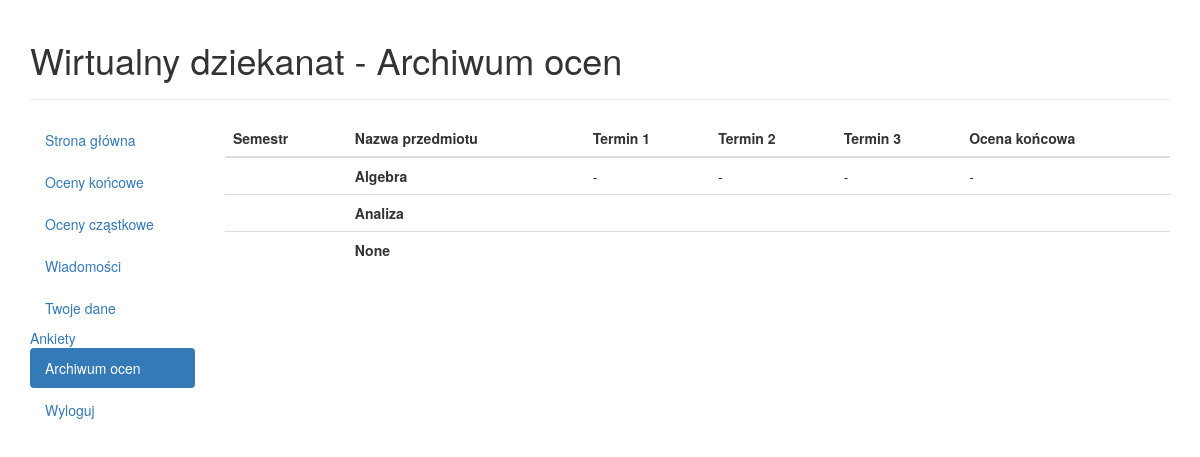
The app's page /student/6 (signed in) with its own data.
### database/models.py (models this page shows, shortened)
class SubjectsStudents(models.Model):
    TERM_CHOICES = (
        (1, '1'),
        (2, '2'),
        (3, '3'),
        (4, '4'),
        (5, '5'),
        (6, '6'),
        (7, '7'),
        (8, '8'),
        (9, '9'),
        (10, '10')
    )
    student_id = models.ForeignKey(Student,blank=True,null=True)
    subject_id = models.ForeignKey(Subject,blank=True,null=True)
    final_grade_id = models.OneToOneField(FinalGrade,blank=True,null=True)
    term_number = models.IntegerField(choices=TERM_CHOICES,default='1',blank=True,null=True)

class Subject(models.Model):
    teacher_id = models.ForeignKey(Teacher)
    name = models.CharField(max_length=20)
    students = models.ManyToManyField(Student,through='SubjectsStudents',blank=True,null=True)
    course_homepage = models.CharField(max_length=20, blank=True,null=True)
    ECTS = models.IntegerField(default=3)
    exam = models.BooleanField(default=False, blank=True)
    def __str__(self):
        return self.name

class FinalGrade(models.Model):
    GRADE_CHOICES = (
        ('2.0', '2.0'),
        ('3.0', '3.0'),
        ('3.5', '3.5'),
        ('4.0', '4.0'),
        ('4.5', '4.5'),
        ('5.0', '5.0'),
        ('zal', 'zal'),
        ('nb', 'nb'),
        ('-','-')
    )
    student_id = models.ForeignKey(Student)
    subsubject_id = models.ForeignKey(Subsubject)
    final_value = models.CharField(max_length=3, default='-',choices=GRADE_CHOICES)
    final_date = models.DateTimeField(blank=True,null=True)
    term1_value = models.CharField(max_length=3, default='-',choices=GRADE_CHOICES)
    term1_date = models.DateTimeField(blank=True,null=True)
    term2_value = models.CharField(max_length=3, default='-',choices=GRADE_CHOICES)
    term2_date = models.DateTimeField(blank=True,null=True)
    term3_value = models.CharField(max_length=3, default='-',choices=GRADE_CHOICES)
    term3_date = models.DateTimeField(blank=True,null=True)

### database/views.py (the view)
# urls.py: url(r'^student/(?P<page_id>[0-9]+)$', views.studentpage, name='studentpage'),
def studentpage(request, page_id):
    if request.user.is_authenticated():
        try:
            st = Student.objects.get(user=request.user)
            subjectsStudents = (subjectStudent for subjectStudent in SubjectsStudents.objects.filter(student_id = st))
            subsubjectsStudents = (subsubjectStudent for subsubjectStudent in SubsubjectsStudents.objects.filter(student_id = st))
            subjects = (subjects.subject_id for subjects in st.subjectsstudents_set.all())
            subjectsAct= (subjectAct for subjectAct in SubjectsStudents.objects.filter(term_number = st.term_number))
            subjectsArch = (subjectArch for subjectArch in SubjectsStudents.objects.exclude(term_number = st.term_number).order_by('term_number'))
            survey = (subjectStudent for subjectStudent in Survey.objects.filter(student_id=st))
            if(request.POST.get('message_id', False)):
                messageToMarkRead = Message.objects.filter(student_id = st).filter(is_read = False).get(pk = request.POST.get('message_id', False))
                messageToMarkRead.is_read = True
                messageToMarkRead.save()
            messages = Message.objects.filter(student_id = st).filter(is_read = False).order_by('-date')
            allMessages = Message.objects.filter(student_id = st).order_by('-date')
            return render(request, 'database/studentpage.html', {'student': st, 'subjectsStudents': subjectsStudents, 'messages':messages, 'all_messages' : allMessages ,
                                                                 'page_id':page_id, 'subsubjectsStudents' : subsubjectsStudents, 'subjectsAct' : subjectsAct, 'subjectsArch' : subjectsArch,'survey':survey})
        except Student.DoesNotExist:
            return HttpResponse("Niema studenta")
        except Message.DoesNotExist:
            return HttpResponse("Wiadomosc nie istnieje")
    else:
        return HttpResponse("Nie zalogowany")

### database/templates/database/studentpage.html (shortened to what this page needs)
<!DOCTYPE html>
<html lang="en">
<head>
  <link rel="stylesheet" href="http://maxcdn.bootstrapcdn.com/bootstrap/3.3.4/css/bootstrap.min.css">
</head>
<body>
<div class="container">
	<div class="page-header">
		{% if page_id == '0' %}
			<h1>Wirtualny dziekanat - Strona główna</h1>
        	{% elif page_id == '1' %}
			<h1>Wirtualny dziekanat - Oceny końcowe</h1>
        	{% elif page_id == '2' %}
        	<h1>Wirtualny dziekanat - Oceny Cząstkowe</h1>
        	{% elif page_id == '3' %}
			<h1>Wirtualny dziekanat - Wiadomości</h1>
        	{% elif page_id == '4' %}
			<h1>Wirtualny dziekanat - Twoje dane</h1>
			{% elif page_id == '5' %}
			<h1>Wirtualny dziekanat - Ankiety</h1>
            {% elif page_id == '6' %}
			<h1>Wirtualny dziekanat - Archiwum ocen</h1>
        	{% endif %}
	</div>
  	<div class="row">
    		<div class="col-md-2">
      			<ul class="nav nav-pills nav-stacked">
      				{% if page_id == '0' %}
        			<li class="active"><a href="{% url 'studentpage' '0'%}">Strona główna</a></li>
        			<li><a href="{% url 'studentpage' '1'%}">Oceny końcowe</a></li>
        			<li><a href="{% url 'studentpage' '2'%}">Oceny cząstkowe</a></li>
        			<li><a href="{% url 'studentpage' '3'%}">Wiadomości</a></li>
        			<li><a href="{% url 'studentpage' '4'%}">Twoje dane</a></li>
					<li><a href="{% url 'studentpage' '5'%}">Ankiety</a></li>
                    <li><a href="{% url 'studentpage' '6'%}">Archiwum ocen</a></li>
               <li><a href="{% url 'logout' %}">Wyloguj</a></li>
               {% elif page_id == '6' %}
        			<li><a href="{% url 'studentpage' '0'%}">Strona główna</a></li>
        			<li><a href="{% url 'studentpage' '1'%}">Oceny końcowe</a></li>
        			<li><a href="{% url 'studentpage' '2'%}">Oceny cząstkowe</a></li>
					<li><a href="{% url 'studentpage' '3'%}">Wiadomości</a></li>
        			<li><a href="{% url 'studentpage' '4'%}">Twoje dane</a></li>
					<a href="{% url 'studentpage' '5'%}">Ankiety</a></li>
					<li class="active"><a href="{% url 'studentpage' '6'%}">Archiwum ocen</a></li>
               <li><a href="{% url 'logout' %}">Wyloguj</a></li>
               {% endif %}
      			</ul>
   		</div>
   		<div class="col-md-10">
   		{% if page_id == '0' %}
			<h2>Witaj {{student.user.first_name}} {{student.user.last_name}}</h2>
				{% if not messages %}
				<h2>Nie masz nowych wiadomości</h2>
						{% else %}
						<h2>Nieprzeczytane wiadomości</h2>
 						 {% for message in messages %}
    					<div class="panel panel-info">
   					 <div class="panel-heading">Od: <b>{{message.teacher_id.user.first_name}} {{message.teacher_id.user.last_name}}</b> Data: <b>{{message.date}}</b></div>
   				 <div class="panel-body">{{message.contents}}</div>
   				 <div class="panel-footer">
    					<form action="{% url 'studentpage' '0' %}" method='post'>
						{% csrf_token %}
						<input type="hidden" name="message_id" value="{{message.pk}}" />
						<input type="submit" value="Oznacz jako przeczytane"  class="btn btn-info" role="button"/>
						</form>
  			 		 </div>
 						 </div>
					  {% endfor %}
				{% endif %}
            {% elif page_id == '6' %}
			   <table class="table table-hover">
				<thead>
				  <tr>
                    <th>Semestr</th>
					<th>Nazwa przedmiotu</th>
					<th>Termin 1</th>
					<th>Termin 2</th>
					<th>Termin 3</th>
					<th>Ocena końcowa</th>
				  </tr>
				</thead>
				<tbody>
                    {% for subjectStudent in subjectsArch %}
					    <tr><td>{{ subjectStudent.term.term_number }}</td><td><b>{{subjectStudent.subject_id}}</b></td><td>{{subjectStudent.final_grade_id.term1_value}}</td><td>{{subjectStudent.final_grade_id.term2_value}}</td><td>{{subjectStudent.final_grade_id.term3_value}}</td><td>{{subjectStudent.final_grade_id.final_value}}</td></tr>
				    {% endfor %}
                </tbody>
			    </table>
			{% endif %}
    </div>
  </div>
</div>
</body>
</html>

### records on screen
SubjectsStudents: subject_id "Algebra", final_grade_id.term1_value "-", final_grade_id.term2_value "-", final_grade_id.term3_value "-", final_grade_id.final_value "-"
SubjectsStudents: subject_id "Analiza"
SubjectsStudents: subject_id "None"
